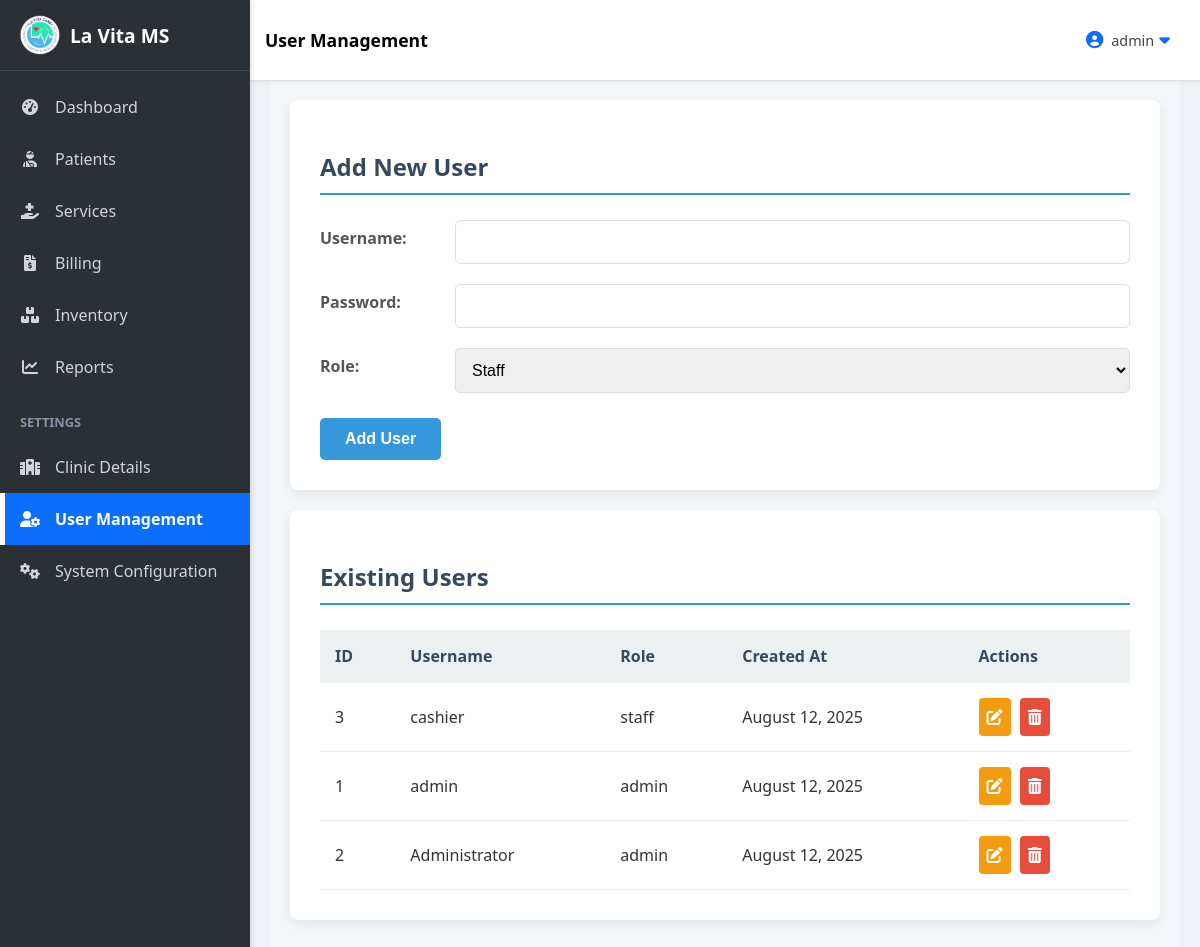
Page /index.php?page=settings_users (signed in) on the committed database.
### tables this page shows
CREATE TABLE IF NOT EXISTS `users` (
  `id` int NOT NULL AUTO_INCREMENT,
  `username` varchar(50) NOT NULL,
  `password` varchar(255) NOT NULL,
  `role` varchar(50) NOT NULL,
  `created_at` timestamp NULL DEFAULT CURRENT_TIMESTAMP,
  PRIMARY KEY (`id`)
);

### settings_users.php (the view, shortened to what this page needs)
<?php
$isAdmin = isset($_SESSION['loggedin']) && $_SESSION['role'] === 'admin';
$blurStyle = $isAdmin ? '' : 'style="filter: blur(5px); pointer-events: none;"';
$conn->query("
    CREATE TABLE IF NOT EXISTS `users` (
        `id` INT AUTO_INCREMENT PRIMARY KEY,
        `username` VARCHAR(255) NOT NULL UNIQUE,
        `password` VARCHAR(255) NOT NULL,
        `role` VARCHAR(50) NOT NULL DEFAULT 'staff',
        `created_at` TIMESTAMP DEFAULT CURRENT_TIMESTAMP
    ) ENGINE=InnoDB DEFAULT CHARSET=utf8mb4;
");
$users = [];
$usersResult = $conn->query("SELECT id, username, role, created_at FROM users ORDER BY created_at DESC");
if ($usersResult) {
    while ($row = $usersResult->fetch_assoc()) {
        $users[] = $row;
    }
}
?>
<div class="settings-container">
    <div class="blur-content" <?php echo $blurStyle; ?>>
    <div class="user-management-card">
        <h2>Add New User</h2>
        <form action="?page=settings_users" method="POST">
            <div class="form-group">
                <label for="username">Username:</label>
                <input type="text" id="username" name="username" required>
            </div>
            <div class="form-group">
                <label for="password">Password:</label>
                <input type="password" id="password" name="password" required>
            </div>
            <div class="form-group">
                <label for="role">Role:</label>
                <select id="role" name="role">
                    <option value="staff">Staff</option>
                </select>
            </div>
            <div class="form-actions">
                <button type="submit" name="add_user" class="styled-btn primary">Add User</button>
            </div>
        </form>
    </div>
    <div class="user-management-card">
        <h2>Existing Users</h2>
        <?php if (!empty($users)): ?>
        <table class="user-list-table">
            <thead>
                <tr>
                    <th>ID</th>
                    <th>Username</th>
                    <th>Role</th>
                    <th>Created At</th>
                    <th>Actions</th>
                </tr>
            </thead>
            <tbody>
                <?php foreach ($users as $user): ?>
                    <tr>
                        <td><?php echo htmlspecialchars($user['id']); ?></td>
                        <td><?php echo htmlspecialchars($user['username']); ?></td>
                        <td><?php echo htmlspecialchars($user['role']); ?></td>
                        <td><?php echo htmlspecialchars(date('F j, Y', strtotime($user['created_at']))); ?></td>
                        <td>
                            <a href="#" class="action-btn edit" onclick="openEditModal(<?php echo htmlspecialchars(json_encode($user)); ?>)"><i class="fas fa-edit"></i></a>
                            <a href="#" class="action-btn delete" onclick="confirmDelete(<?php echo htmlspecialchars($user['id']); ?>)"><i class="fas fa-trash-alt"></i></a>
                        </td>
                    </tr>
                <?php endforeach; ?>
            </tbody>
        </table>
        <?php else: ?>
            <p>No users found. Add a new user to get started.</p>
        <?php endif; ?>
    </div>
</div>

### style.css (style rules this page uses)
html, body { height: 100%; margin: 0; padding: 0; overflow-x: hidden; overflow-y: auto; }
body { display: flex; flex-direction: column; height: 100vh; }
html { height: 100%; overflow-x: hidden; scroll-behavior: smooth; }
html { height: 100%; overflow-x: hidden; }
body { font-family: 'Segoe UI', Tahoma, Geneva, Verdana, sans-serif; background-color: #eef1f6; color: #333; margin: 0; padding: 0; min-height: 100vh; display: flex; flex-direction: column; position: relative; }
.form-group { margin-bottom: 20px; display: flex; align-items: center; gap: 15px; }
.form-group label { display: block; font-weight: 500; color: #555; min-width: 120px; }
.form-group input[type="text"], .form-group input[type="number"], .form-group input[type="date"], .form-group select { flex-grow: 1; padding: 12px; border: 1px solid #ddd; border-radius: 6px; font-size: 1em; transition: all 0.3s cubic-bezier(0.4, 0, 0.2, 1); }

### index.php (style rules this page uses)
:root { --primary-color: #2c3e50; --secondary-color: #3498db; --accent-color: #2ecc71; --background-color: #ecf0f1; --card-background: #ffffff; --text-color: #34495e; --border-color: #e0e0e0; }

### settings_users.php (style rules this page uses)
.settings-container { padding: 20px; background-color: #f4f7f9; min-height: 100vh; position: relative; }
.blur-content { transition: filter 0.3s ease; }
.user-management-card { background-color: #fff; padding: 30px; border-radius: 8px; box-shadow: 0 4px 12px rgba(0, 0, 0, 0.08); margin-bottom: 20px; }
.user-management-card h2 { color: #34495e; font-size: 24px; margin-bottom: 25px; border-bottom: 2px solid #3498db; padding-bottom: 10px; }
.form-group { margin-bottom: 20px; }
.form-group label { display: block; margin-bottom: 8px; font-weight: 600; color: #555; }
.form-group input, .form-group select { width: 100%; padding: 12px; border: 1px solid #ddd; border-radius: 5px; font-size: 16px; transition: border-color 0.3s; }
.form-actions { display: flex; justify-content: flex-start; gap: 10px; margin-top: 25px; }
.styled-btn { padding: 12px 25px; border: none; border-radius: 5px; font-size: 16px; font-weight: 600; cursor: pointer; transition: background-color 0.3s, transform 0.2s; }
.styled-btn.primary { background-color: #3498db; color: #fff; }
.user-list-table { width: 100%; border-collapse: collapse; margin-top: 20px; }
.user-list-table th, .user-list-table td { padding: 15px; text-align: left; border-bottom: 1px solid #eef1f4; }
.user-list-table th { background-color: #ecf0f1; color: #34495e; font-weight: 700; }
.user-list-table td .action-btn { display: inline-block; padding: 8px; margin-right: 5px; border-radius: 4px; color: #fff; text-decoration: none; transition: background-color 0.3s; }
.user-list-table td .action-btn.edit { background-color: #f39c12; }
.user-list-table td .action-btn.delete { background-color: #e74c3c; }

### rows in the picture
users: id "3", username "cashier", role "staff", created_at "August 12, 2025"
users: id "1", username "admin", role "admin", created_at "August 12, 2025"
users: id "2", username "Administrator", role "admin", created_at "August 12, 2025"

### other values in the picture
$activeTitle "User Management"
$_SESSION['username'] "admin"
